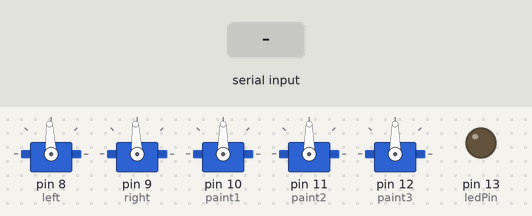
Recording of a sketch running on a simulated Arduino Uno, built with avr-gcc and run on an emulated ATmega328P. Shown: 5 × servo, output pins drawn as LEDs (lit = HIGH). The test bench sets the inputs (shaded band). What the sketch prints to the serial monitor is not drawn.

Above: at 1.2 s.
1.3 s: "A" received over Serial
At 2.0 s:
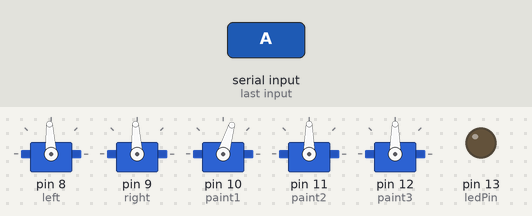
4.3 s: "F" received over Serial
At 5.7 s:
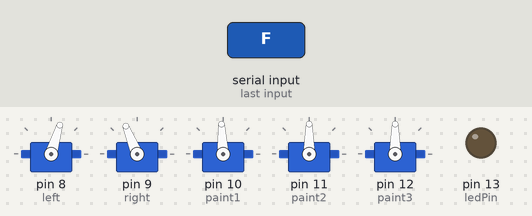
7.3 s: "B" received over Serial
At 9.1 s:
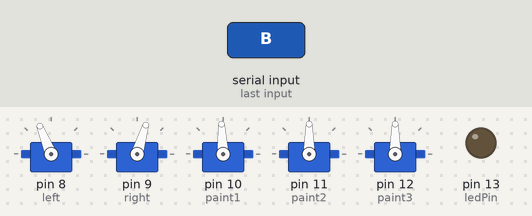
10.3 s: "R" received over Serial
At 11.5 s:
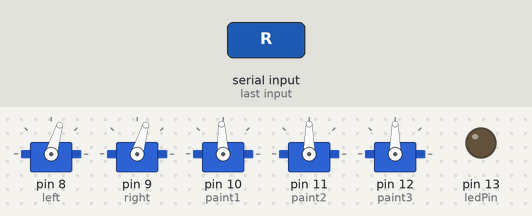
Timing chart, 0 to 17.3 s (numbered marks = the images above; inputs shaded):
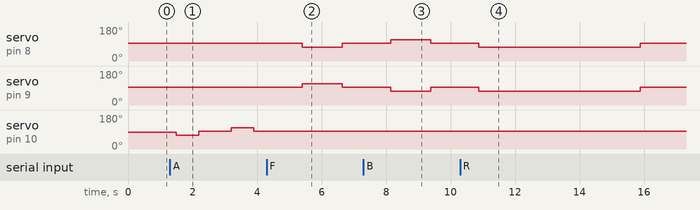

Measured:
- after the input at 1.3 s, servo on pin 10 (paint1): 90° → 73° after 0.20 s, → 93° 0.70 s later, → 112° 1.0 s later, → 93° 0.70 s later
- after the input at 4.3 s, servo on pin 8 (left): 93° → 73° after 1.1 s, → 93° 1.2 s later; servo on pin 9 (right): 93° → 112° after 1.1 s, → 93° 1.2 s later
- after the input at 7.3 s, servo on pin 8 (left): 93° → 112° after 0.84 s, → 93° 1.2 s later; servo on pin 9 (right): 93° → 73° after 0.84 s, → 93° 1.2 s later
- after the input at 10.3 s, servo on pin 8 (left), servo on pin 9 (right): 93° → 73° after 0.58 s, → 93° 5.0 s later

The sketch:

communicationTest.ino
```cpp
/*
 * Richard LaFramboise
 *
 * This is a simple program designed to take input from a Raspberry Pi and act accordingly
 *
 * It is important to note that the kill command does not close everything out, but it
 * simply puts the Arduino in an infinite loop. Getting everything running again requires a
 * manual restart of both systems. void loop() is continously called, and I can't stop it.
 */

#include <Servo.h>

const int ledPin = 13;

// define servos
Servo left;
Servo right;
Servo paint1;
Servo paint2;
Servo paint3;

// define amount for wheels to turn
int quarter = 325;
int full = 1240;
int half = 700; // currently a rough estimate and has not been tested

void setup(){
  pinMode(ledPin, OUTPUT);
  Serial.begin(9600);

  // attach servos to ports
  left.attach(8);
  right.attach(9);
  paint1.attach(10);
  paint2.attach(11);
  paint3.attach(12);
}

void loop(){

  // just a short example of an if statement inside the loop
  /*if (Serial.available())  {
     blink(Serial.read() - '0');  // convert the character '1'-'9' to decimal 1-9
  }*/

  char input = Serial.read();

  // check for forward command
  if(input == 'F')
  {
    // send a 'G' saying that we got it
    Serial.write('G');

    // execute the command corresponding to the input letter
    GoForward();

    // send a 'D' saying that we are done running the command
    Serial.write('D');
  }

  // check for backward command
  else if(input == 'B')
  {
    // send a 'G' saying that we got it
    Serial.write('G');

    // execute the command corresponding to the input letter
    GoBackward();

    // send a 'D' saying that we are done running the command
    Serial.write('D');
  }

  // check for right turn command
  else if(input == 'R')
  {
    // send a 'G' saying that we got it
    Serial.write('G');

    // execute the command corresponding to the input letter
    TurnRight();

    // send a 'D' saying that we are done running the command
    Serial.write('D');
  }

  // check for left turn command
  else if(input == 'L')
  {
    // send a 'G' saying that we got it
    Serial.write('G');

    // execute the command corresponding to the input letter
    TurnLeft();

    // send a 'D' saying that we are done running the command
    Serial.write('D');
  }

  // check for command to shoot green paint
  else if(input == 'A')
  {
    // send a 'G' saying that we got it
    Serial.write('G');

    // execute the command corresponding to the input letter
    SprayPaint1();

    // send a 'D' saying that we are done running the command
    Serial.write('D');
  }

  // check for command to shoot red paint
  else if(input == 'E')
  {
    // send a 'G' saying that we got it
    Serial.write('G');

    // execute the command corresponding to the input letter
    SprayPaint2();

    // send a 'D' saying that we are done running the command
    Serial.write('D');
  }

  // check for command to shoot blue paint
  else if(input == 'U')
  {
    // send a 'G' saying that we got it
    Serial.write('G');

    // execute the command corresponding to the input letter
    SprayPaint3();

    // send a 'D' saying that we are done running the command
    Serial.write('D');
  }

  // check for the kill command
  else if(input == 'K')
  {
    // send a 'G' saying that we got it
    Serial.write('G');

    // execute the command corresponding to the input letter
    left.writeMicroseconds(1500);
    right.writeMicroseconds(1500);
    while(1){} // turns out I can't use break. Thanks Arduino.

    // send a 'D' saying that we are done running the command
    Serial.write('D');
  }

  // if there are no commands, just sit there, but continue listening for commands
  else
  {
    left.writeMicroseconds(1500);
    right.writeMicroseconds(1500);
  }

  delay(500);
}

// method used to test communication between the pi and the arduino
/*void blink(int numberOfTimes){
  for (int i = 0; i < numberOfTimes; i++)  {
    digitalWrite(ledPin, HIGH);
    delay(100);
    digitalWrite(ledPin, LOW);
    delay(100);
  }
}*/

//////////// MOVEMENT COMMANDS //////////////////////

void GoBackward()
{
  left.writeMicroseconds(1700);
  right.writeMicroseconds(1300);
  delay(full);

  left.writeMicroseconds(1500);
  right.writeMicroseconds(1500);
  delay(1000);
}

void GoForward()
{
  left.writeMicroseconds(1300);
  right.writeMicroseconds(1700);
  delay(full);

  left.writeMicroseconds(1500);
  right.writeMicroseconds(1500);
  delay(1000);
}

void TurnLeft()
{
  left.writeMicroseconds(1700);
  right.writeMicroseconds(1700);
  delay(5000);

  left.writeMicroseconds(1500);
  right.writeMicroseconds(1500);
  delay(1000);
}

void TurnRight()
{
  left.writeMicroseconds(1300);
  right.writeMicroseconds(1300);
  delay(5000);

  left.writeMicroseconds(1500);
  right.writeMicroseconds(1500);
  delay(1000);
}

void SprayPaint1()
{
  paint1.writeMicroseconds(1300);
  delay(half);
  paint1.writeMicroseconds(1500);
  delay(1000);

  paint1.writeMicroseconds(1700);
  delay(half);
  paint1.writeMicroseconds(1500);
  delay(1000);
}

void SprayPaint2()
{
  paint2.writeMicroseconds(1300);
  delay(half);
  paint2.writeMicroseconds(1500);
  delay(1000);

  paint2.writeMicroseconds(1700);
  delay(half);
  paint2.writeMicroseconds(1500);
  delay(1000);
}

void SprayPaint3()
{
  paint3.writeMicroseconds(1300);
  delay(half);
  paint3.writeMicroseconds(1500);
  delay(1000);

  paint3.writeMicroseconds(1700);
  delay(half);
  paint3.writeMicroseconds(1500);
  delay(1000);
}
```
